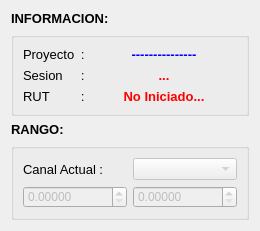
         <widget class="QWidget" name="InfoProyecto" native="true">
          <property name="sizePolicy">
           <sizepolicy hsizetype="Preferred" vsizetype="Preferred">
            <horstretch>0</horstretch>
            <verstretch>0</verstretch>
           </sizepolicy>
          </property>
          <property name="styleSheet">
           <string notr="true">QWidget#InfoProyecto {
     border: 1px solid gray;
     border-radius: 2px;
	 padding: 10px;
 }</string>
          </property>
          <layout class="QGridLayout" name="gridLayout_18">
           <item row="3" column="0">
            <widget class="QGroupBox" name="groupBox_3">
             <property name="title">
              <string/>
             </property>
             <layout class="QGridLayout" name="gridLayout_19">
              <item row="0" column="0">
               <layout class="QGridLayout" name="gridLayout_11">
                <item row="0" column="0">
                 <widget class="QLabel" name="label">
                  <property name="maximumSize">
                   <size>
                    <width>16777215</width>
                    <height>40</height>
                   </size>
                  </property>
                  <property name="font">
                   <font>
                    <pointsize>10</pointsize>
                   </font>
                  </property>
                  <property name="text">
                   <string>Canal Actual : </string>
                  </property>
                 </widget>
                </item>
                <item row="0" column="1">
                 <widget class="QComboBox" name="comboChannel">
                  <property name="enabled">
                   <bool>false</bool>
                  </property>
                 </widget>
                </item>
                <item row="1" column="0">
                 <widget class="QDoubleSpinBox" name="spinBoxInicio">
                  <property name="enabled">
                   <bool>false</bool>
                  </property>
                  <property name="decimals">
                   <number>5</number>
                  </property>
                  <property name="maximum">
                   <double>10000000.000000000000000</double>
                  </property>
                 </widget>
                </item>
                <item row="1" column="1">
                 <widget class="QDoubleSpinBox" name="spinBoxFin">
                  <property name="enabled">
                   <bool>false</bool>
                  </property>
                  <property name="decimals">
                   <number>5</number>
                  </property>
                  <property name="maximum">
                   <double>10000000.000000000000000</double>
                  </property>
                 </widget>
                </item>
               </layout>
              </item>
             </layout>
            </widget>
           </item>
           <item row="1" column="0">
            <widget class="QGroupBox" name="groupBox">
             <property name="title">
              <string/>
             </property>
             <layout class="QGridLayout" name="gridLayout_6">
              <item row="0" column="0">
               <layout class="QGridLayout" name="gridLayout_2">
                <item row="0" column="3" colspan="2">
                 <widget class="QLabel" name="nombreProyectoActual">
                  <property name="maximumSize">
                   <size>
                    <width>16777215</width>
                    <height>16777215</height>
                   </size>
                  </property>
                  <property name="font">
                   <font>
                    <pointsize>10</pointsize>
                    <weight>75</weight>
                    <bold>true</bold>
                   </font>
                  </property>
                  <property name="autoFillBackground">
                   <bool>false</bool>
                  </property>
                  <property name="styleSheet">
                   <string notr="true">QLabel#nombreProyectoActual {
	color: blue;
 }</string>
                  </property>
                  <property name="inputMethodHints">
                   <set>Qt::ImhNone</set>
                  </property>
                  <property name="text">
                   <string> --------------- </string>
                  </property>
                  <property name="scaledContents">
                   <bool>true</bool>
                  </property>
                  <property name="alignment">
                   <set>Qt::AlignCenter</set>
                  </property>
                 </widget>
                </item>
                <item row="1" column="3" colspan="2">
                 <widget class="QLabel" name="informacionSesion">
                  <property name="maximumSize">
                   <size>
                    <width>16777215</width>
                    <height>16777215</height>
                   </size>
                  </property>
                  <property name="font">
                   <font>
                    <pointsize>10</pointsize>
                    <weight>75</weight>
                    <bold>true</bold>
                   </font>
                  </property>
                  <property name="autoFillBackground">
                   <bool>false</bool>
                  </property>
                  <property name="styleSheet">
                   <string notr="true">QLabel#informacionSesion {
	color: red;
 }</string>
                  </property>
                  <property name="text">
                   <string>...</string>
                  </property>
                  <property name="alignment">
                   <set>Qt::AlignCenter</set>
                  </property>
                 </widget>
                </item>
                <item row="1" column="1">
                 <widget class="QLabel" name="label_2">
                  <property name="sizePolicy">
                   <sizepolicy hsizetype="Maximum" vsizetype="Preferred">
                    <horstretch>0</horstretch>
                    <verstretch>0</verstretch>
                   </sizepolicy>
                  </property>
                  <property name="maximumSize">
                   <size>
                    <width>40</width>
                    <height>20</height>
                   </size>
                  </property>
                  <property name="font">
                   <font>
                    <pointsize>10</pointsize>
                   </font>
                  </property>
                  <property name="text">
                   <string>Sesion :</string>
                  </property>
                 </widget>
                </item>
                <item row="0" column="1">
                 <widget class="QLabel" name="label_19">
                  <property name="sizePolicy">
                   <sizepolicy hsizetype="Maximum" vsizetype="Preferred">
                    <horstretch>0</horstretch>
                    <verstretch>0</verstretch>
                   </sizepolicy>
                  </property>
                  <property name="maximumSize">
                   <size>
                    <width>60</width>
                    <height>40</height>
                   </size>
                  </property>
                  <property name="font">
                   <font>
                    <pointsize>10</pointsize>
                   </font>
                  </property>
                  <property name="text">
                   <string>Proyecto</string>
                  </property>
                 </widget>
                </item>
                <item row="2" column="1">
                 <widget class="QLabel" name="label_3">
                  <property name="sizePolicy">
                   <sizepolicy hsizetype="Maximum" vsizetype="Preferred">
                    <horstretch>0</horstretch>
                    <verstretch>0</verstretch>
                   </sizepolicy>
                  </property>
                  <property name="maximumSize">
                   <size>
                    <width>40</width>
                    <height>20</height>
                   </size>
                  </property>
                  <property name="font">
                   <font>
                    <pointsize>10</pointsize>
                   </font>
                  </property>
                  <property name="text">
                   <string>RUT</string>
                  </property>
                 </widget>
                </item>
                <item row="2" column="3" colspan="2">
                 <widget class="QLabel" name="informacionRUT">
                  <property name="maximumSize">
                   <size>
                    <width>16777215</width>
                    <height>16777215</height>
                   </size>
                  </property>
                  <property name="font">
                   <font>
                    <pointsize>10</pointsize>
                    <weight>75</weight>
                    <bold>true</bold>
                   </font>
                  </property>
                  <property name="autoFillBackground">
                   <bool>false</bool>
                  </property>
                  <property name="styleSheet">
                   <string notr="true">QLabel#informacionRUT {
	color: red;
 }</string>
                  </property>
                  <property name="text">
                   <string>No Iniciado...</string>
                  </property>
                  <property name="alignment">
                   <set>Qt::AlignCenter</set>
                  </property>
                 </widget>
                </item>
                <item row="1" column="2">
                 <widget class="QLabel" name="label_20">
                  <property name="sizePolicy">
                   <sizepolicy hsizetype="Maximum" vsizetype="Preferred">
                    <horstretch>0</horstretch>
                    <verstretch>0</verstretch>
                   </sizepolicy>
                  </property>
                  <property name="text">
                   <string>:</string>
                  </property>
                 </widget>
                </item>
                <item row="0" column="2">
                 <widget class="QLabel" name="label_18">
                  <property name="sizePolicy">
                   <sizepolicy hsizetype="Maximum" vsizetype="Preferred">
                    <horstretch>0</horstretch>
                    <verstretch>0</verstretch>
                   </sizepolicy>
                  </property>
                  <property name="text">
                   <string>:</string>
                  </property>
                 </widget>
                </item>
                <item row="2" column="2">
                 <widget class="QLabel" name="label_21">
                  <property name="sizePolicy">
                   <sizepolicy hsizetype="Maximum" vsizetype="Preferred">
                    <horstretch>0</horstretch>
                    <verstretch>0</verstretch>
                   </sizepolicy>
                  </property>
                  <property name="text">
                   <string>:</string>
                  </property>
                 </widget>
                </item>
               </layout>
              </item>
             </layout>
            </widget>
           </item>
           <item row="0" column="0">
            <widget class="QLabel" name="label_22">
             <property name="maximumSize">
              <size>
               <width>16777215</width>
               <height>20</height>
              </size>
             </property>
             <property name="font">
              <font>
               <pointsize>10</pointsize>
               <weight>75</weight>
               <bold>true</bold>
              </font>
             </property>
             <property name="text">
              <string>INFORMACION:</string>
             </property>
            </widget>
           </item>
           <item row="2" column="0">
            <widget class="QLabel" name="label_23">
             <property name="maximumSize">
              <size>
               <width>16777215</width>
               <height>20</height>
              </size>
             </property>
             <property name="font">
              <font>
               <pointsize>10</pointsize>
               <weight>75</weight>
               <bold>true</bold>
              </font>
             </property>
             <property name="text">
              <string>RANGO:</string>
             </property>
            </widget>
           </item>
          </layout>
         </widget>
